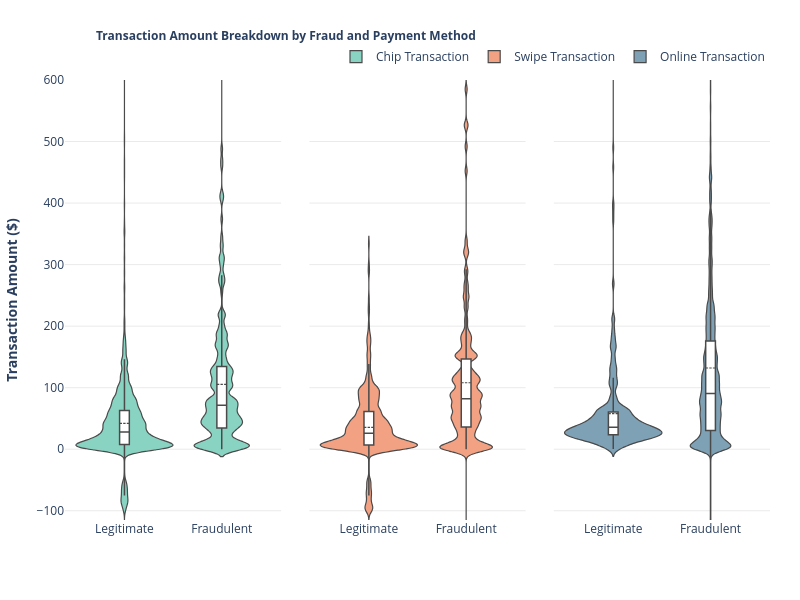

Notebook code cell kept with this figure:
### Code cell
fig = px.violin(
    sample_amountchip_fraud_unbiased2_pd,  
    x="target",  
    y="amount",  
    color="use_chip", 
    facet_col="use_chip",             
    facet_col_spacing=0.04,
    color_discrete_map=chip_color, 
    category_orders={"target": chip_order},
    box=True,  
    points=False,
)

fig.update_layout(
    violinmode="group", boxmode="group",
    plot_bgcolor="white", paper_bgcolor="white", showlegend=True,
    width=800, height=600, autosize=False, margin=dict(l=60, r=30, t=80, b=80),
    title=dict(text="<b>Transaction Amount Breakdown by Fraud and Payment Method</b>", 
               x=0.12,font=dict(size=12),),
    legend=dict(title="", orientation="h", yanchor="bottom", y=1.02, xanchor="right", x=1),
    yaxis=dict(title="<b>Transaction Amount ($)</b>", gridcolor="#EAEAEA", showline=False, 
               zeroline=False, 
               range=[-115, 600] 
              ),   
)

fig.update_traces(
    box_fillcolor="white", box_line_color="#4A4A4A", box_line_width=1.5, box_width=0.1, 
    meanline_visible=True,
    line=dict(color="#4A4A4A", width=1.2),    
    width=1,
    bandwidth=6, 
    hoveron="violins",    
)

fig.update_yaxes(showgrid=True, gridcolor="#EAEAEA", showline=False, zeroline=False)
fig.update_xaxes(title_text="")
fig.update_annotations(text="")

fig.for_each_trace(lambda trace: trace.update(fillcolor=chip_color.get(trace.name, "#CCCCCC")))
  
fig.show()

### Figure 1 — Plotly figure (JSON) as saved in the notebook; plotly's stock layout.template omitted (floating-point values rounded to 4 significant figures; data arrays with more than 128 entries replaced by an {"elided": "..."} marker saying what was removed)
{"data": [{"alignmentgroup": "True", "bandwidth": 6, "box": {"fillcolor": "white", "line": {"color": "#4A4A4A", "width": 1.5}, "visible": true, "width": 0.1}, "fillcolor": "#89D3C2", "hoveron": "violins", "hovertemplate": "use_chip=Chip Transaction<br>target=%{x}<br>amount=%{y}<extra></extra>", "legendgroup": "Chip Transaction", "line": {"color": "#4A4A4A", "width": 1.2}, "marker": {"color": "#89D3C2"}, "meanline": {"visible": true}, "name": "Chip Transaction", "offsetgroup": "Chip Transaction", "orientation": "v", "points": false, "scalegroup": "True", "showlegend": true, "type": "violin", "width": 1, "x": {"elided": "2893 str values"}, "x0": " ", "xaxis": "x", "y": {"elided": "2893 float values"}, "y0": " ", "yaxis": "y"}, {"alignmentgroup": "True", "bandwidth": 6, "box": {"fillcolor": "white", "line": {"color": "#4A4A4A", "width": 1.5}, "visible": true, "width": 0.1}, "fillcolor": "#F2A183", "hoveron": "violins", "hovertemplate": "use_chip=Swipe Transaction<br>target=%{x}<br>amount=%{y}<extra></extra>", "legendgroup": "Swipe Transaction", "line": {"color": "#4A4A4A", "width": 1.2}, "marker": {"color": "#F2A183"}, "meanline": {"visible": true}, "name": "Swipe Transaction", "offsetgroup": "Swipe Transaction", "orientation": "v", "points": false, "scalegroup": "True", "showlegend": true, "type": "violin", "width": 1, "x": {"elided": "787 str values"}, "x0": " ", "xaxis": "x2", "y": {"elided": "787 float values"}, "y0": " ", "yaxis": "y2"}, {"alignmentgroup": "True", "bandwidth": 6, "box": {"fillcolor": "white", "line": {"color": "#4A4A4A", "width": 1.5}, "visible": true, "width": 0.1}, "fillcolor": "#7EA1B5", "hoveron": "violins", "hovertemplate": "use_chip=Online Transaction<br>target=%{x}<br>amount=%{y}<extra></extra>", "legendgroup": "Online Transaction", "line": {"color": "#4A4A4A", "width": 1.2}, "marker": {"color": "#7EA1B5"}, "meanline": {"visible": true}, "name": "Online Transaction", "offsetgroup": "Online Transaction", "orientation": "v", "points": false, "scalegroup": "True", "showlegend": true, "type": "violin", "width": 1, "x": {"elided": "2936 str values"}, "x0": " ", "xaxis": "x3", "y": {"elided": "2936 float values"}, "y0": " ", "yaxis": "y3"}], "layout": {"annotations": [{"font": {}, "showarrow": false, "text": "", "x": 0.1533, "xanchor": "center", "xref": "paper", "y": 1, "yanchor": "bottom", "yref": "paper"}, {"font": {}, "showarrow": false, "text": "", "x": 0.5, "xanchor": "center", "xref": "paper", "y": 1, "yanchor": "bottom", "yref": "paper"}, {"font": {}, "showarrow": false, "text": "", "x": 0.8467, "xanchor": "center", "xref": "paper", "y": 1, "yanchor": "bottom", "yref": "paper"}], "autosize": false, "boxmode": "group", "height": 600, "legend": {"orientation": "h", "title": {"text": ""}, "tracegroupgap": 0, "x": 1, "xanchor": "right", "y": 1.02, "yanchor": "bottom"}, "margin": {"b": 80, "l": 60, "r": 30, "t": 80}, "paper_bgcolor": "white", "plot_bgcolor": "white", "showlegend": true, "title": {"font": {"size": 12}, "text": "<b>Transaction Amount Breakdown by Fraud and Payment Method</b>", "x": 0.12}, "violinmode": "group", "width": 800, "xaxis": {"anchor": "y", "autorange": true, "categoryarray": ["Online Transaction", "Chip Transaction", "Swipe Transaction"], "categoryorder": "array", "domain": [0, 0.3067], "range": [2.389, 4.611], "title": {"text": ""}, "type": "category"}, "xaxis2": {"anchor": "y2", "autorange": true, "categoryarray": ["Online Transaction", "Chip Transaction", "Swipe Transaction"], "categoryorder": "array", "domain": [0.3467, 0.6533], "matches": "x", "range": [2.389, 4.611], "title": {"text": ""}, "type": "category"}, "xaxis3": {"anchor": "y3", "autorange": true, "categoryarray": ["Online Transaction", "Chip Transaction", "Swipe Transaction"], "categoryorder": "array", "domain": [0.6933, 1.0], "matches": "x", "range": [2.389, 4.611], "title": {"text": ""}, "type": "category"}, "yaxis": {"anchor": "x", "domain": [0, 1], "gridcolor": "#EAEAEA", "range": [-115, 600], "showgrid": true, "showline": false, "title": {"text": "<b>Transaction Amount ($)</b>"}, "type": "linear", "zeroline": false}, "yaxis2": {"anchor": "x2", "domain": [0, 1], "gridcolor": "#EAEAEA", "matches": "y", "showgrid": true, "showline": false, "showticklabels": false, "type": "linear", "zeroline": false}, "yaxis3": {"anchor": "x3", "domain": [0, 1], "gridcolor": "#EAEAEA", "matches": "y", "showgrid": true, "showline": false, "showticklabels": false, "type": "linear", "zeroline": false}}}
